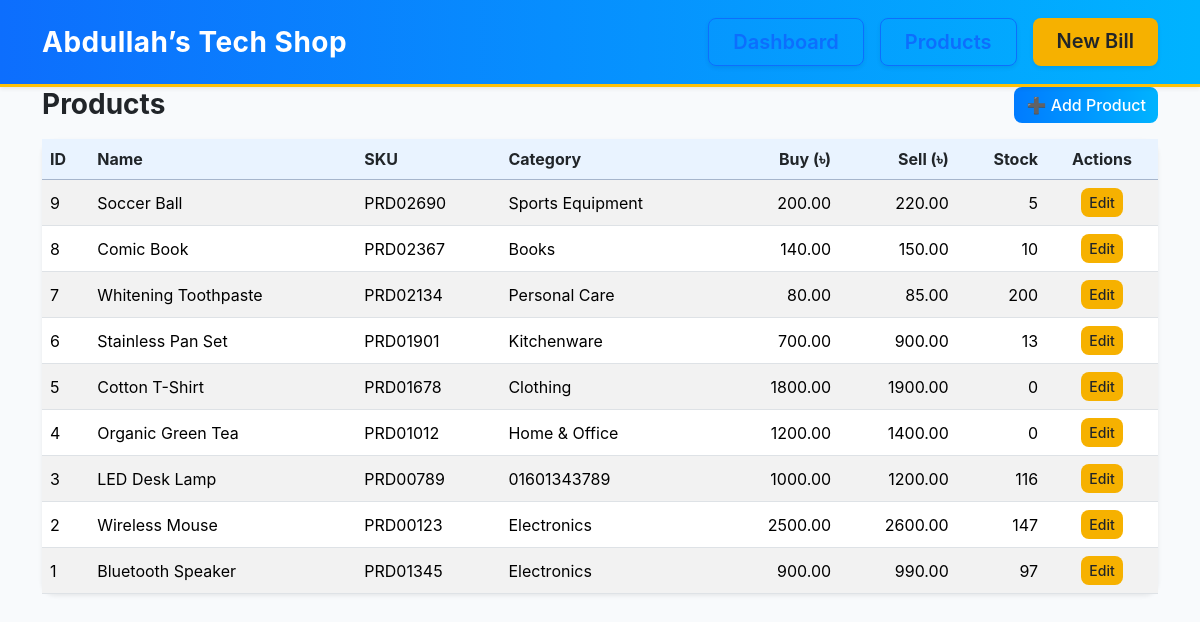
Page /products on the committed database.
### tables this page shows
CREATE TABLE products (
            id INTEGER PRIMARY KEY AUTOINCREMENT,
            name TEXT NOT NULL,
            sku TEXT UNIQUE,
            category TEXT,
            purchase_price REAL NOT NULL,
            selling_price REAL NOT NULL,
            stock INTEGER NOT NULL
        );

### app.py (the view)
@app.route("/products")
def list_products():
    conn = connect()
    products = conn.execute(
        "SELECT * FROM products ORDER BY id DESC").fetchall()
    conn.close()
    return render_template("index.html", products=products)

### app.py (called while the page is built)
def connect():
    conn = sqlite3.connect(DB_PATH)
    conn.row_factory = sqlite3.Row
    return conn

### templates/index.html
{% extends "layout.html" %}
{% block content %}
<div class="d-flex align-items-center mb-3">
  <h3 class="fw-bold mb-0">Products</h3>
  <a href="/add" class="btn btn-primary ms-auto">➕ Add Product</a>
</div>
<div class="card shadow-sm">
  <div class="card-body p-0">
    <table class="table table-striped mb-0">
      <thead class="table-primary">
        <tr>
          <th>ID</th><th>Name</th><th>SKU</th><th>Category</th>
          <th class="text-end">Buy (৳)</th><th class="text-end">Sell (৳)</th>
          <th class="text-end">Stock</th><th class="text-center">Actions</th>
        </tr>
      </thead>
      <tbody>
      {% for p in products %}
        <tr>
          <td>{{ p['id'] }}</td>
          <td>{{ p['name'] }}</td>
          <td>{{ p['sku'] or '-' }}</td>
          <td>{{ p['category'] or '-' }}</td>
          <td class="text-end">{{ '%.2f'|format(p['purchase_price']) }}</td>
          <td class="text-end">{{ '%.2f'|format(p['selling_price']) }}</td>
          <td class="text-end">{{ p['stock'] }}</td>
          <td class="text-center">
            <a class="btn btn-sm btn-warning" href="/edit/{{ p['id'] }}">Edit</a>
          </td>
        </tr>
      {% else %}
        <tr><td colspan="8" class="text-center text-muted py-3">No products yet.</td></tr>
      {% endfor %}
      </tbody>
    </table>
  </div>
</div>
{% endblock %}

### templates/static/style.css (style rules this page uses)
body { background-color: #f8fafc; font-family: "Inter", "Segoe UI", system-ui, sans-serif; font-size: 1.05rem; }
h1, h2, h3, h4, h5 { font-weight: 600; color: #212529; }
a { text-decoration: none; }
.btn { border-radius: 8px; font-weight: 500; }
.btn-primary { background: linear-gradient(90deg, #007bff, #00b3ff); border: none; }
.btn-warning { background-color: #f6b100; border: none; color: #212529; }
.card { border-radius: 14px; border: none; box-shadow: 0 3px 8px rgba(0,0,0,0.08); }
.table { font-size: 1rem; }
.table th { background-color: #e9f3ff; color: #212529; }
.table td, .table th { vertical-align: middle; }
body { font-family: "Inter", "Segoe UI", sans-serif; font-size: 1.1rem; }
h3, h5 { font-weight: 700; }

### rows in the picture
products: id "9", name "Soccer Ball", sku "PRD02690", category "Sports Equipment", purchase_price "200.00", selling_price "220.00", stock "5"
products: id "8", name "Comic Book", sku "PRD02367", category "Books", purchase_price "140.00", selling_price "150.00", stock "10"
products: id "7", name "Whitening Toothpaste", sku "PRD02134", category "Personal Care", purchase_price "80.00", selling_price "85.00", stock "200"
products: id "6", name "Stainless Pan Set", sku "PRD01901", category "Kitchenware", purchase_price "700.00", selling_price "900.00", stock "13"
products: id "5", name "Cotton T-Shirt", sku "PRD01678", category "Clothing", purchase_price "1800.00", selling_price "1900.00", stock "0"
products: id "4", name "Organic Green Tea", sku "PRD01012", category "Home & Office", purchase_price "1200.00", selling_price "1400.00", stock "0"
products: id "3", name "LED Desk Lamp", sku "PRD00789", category "01601343789", purchase_price "1000.00", selling_price "1200.00", stock "116"
products: id "2", name "Wireless Mouse", sku "PRD00123", category "Electronics", purchase_price "2500.00", selling_price "2600.00", stock "147"
products: id "1", name "Bluetooth Speaker", sku "PRD01345", category "Electronics", purchase_price "900.00", selling_price "990.00", stock "97"
